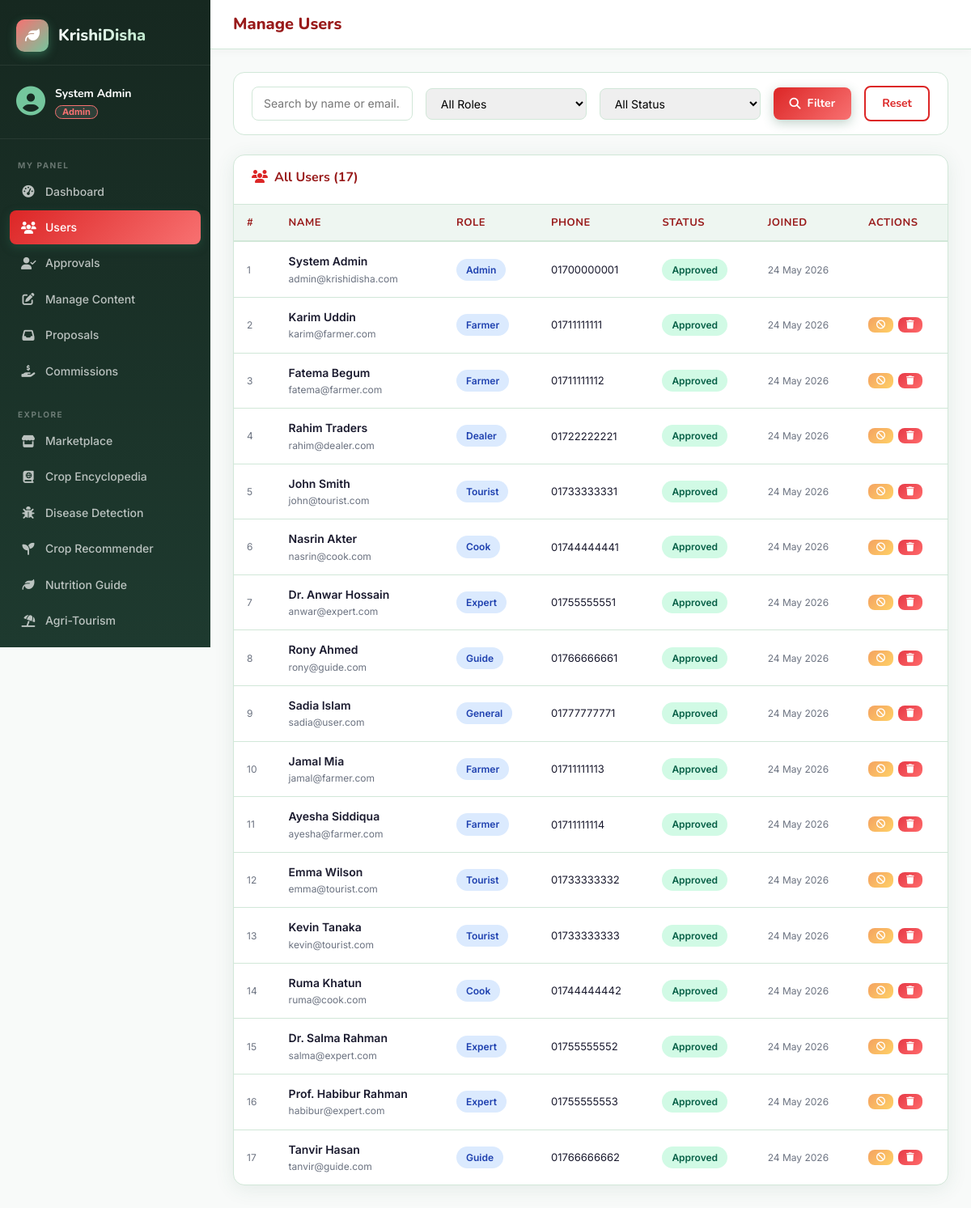
The page /admin/users.php (signed in) on the database its author committed.
### tables this page shows
CREATE TABLE USER (
    id INT AUTO_INCREMENT PRIMARY KEY,
    name VARCHAR(100) NOT NULL,
    email VARCHAR(150) NOT NULL UNIQUE,
    password_hash VARCHAR(255) NOT NULL,
    phone VARCHAR(20),
    role ENUM('admin','farmer','dealer','tourist','cook','expert','guide','general') NOT NULL,
    status ENUM('pending','approved','suspended') NOT NULL DEFAULT 'pending',
    email_verified TINYINT(1) NOT NULL DEFAULT 0,
    profile_image VARCHAR(255) DEFAULT 'assets/images/default_avatar.png',
    created_at TIMESTAMP DEFAULT CURRENT_TIMESTAMP
);

### admin/users.php (the view, shortened to what this page needs)
<?php
require_once __DIR__ . '/../config/db.php';
$search        = trim($_GET['q'] ?? '');
$where = ['1=1']; $params = [];
$sql   = "SELECT * FROM USER WHERE " . implode(' AND ', $where) . " ORDER BY created_at DESC";
$stmt  = $pdo->prepare($sql);
$stmt->execute($params);
$users = $stmt->fetchAll();
?>
<?php include __DIR__ . '/../includes/header.php'; ?>
<div class="layout-wrapper">
<?php include __DIR__ . '/../includes/sidebar.php'; ?>
<div class="main-content">
    <div class="topbar">
        <div class="d-flex align-items-center gap-3">
            <div class="topbar-title">Manage Users</div>
        </div>
    </div>
    <div class="page-body">
        <form class="filter-bar" method="GET">
            <input type="text" name="q" placeholder="Search by name or email..." value="<?= htmlspecialchars($search) ?>">
            <select name="role">
                <option value="">All Roles</option>
            </select>
            <select name="status">
                <option value="">All Status</option>
            </select>
            <button type="submit" class="btn-kd btn-kd-primary"><i class="fa-solid fa-search"></i> Filter</button>
            <a href="users.php" class="btn-kd btn-kd-outline">Reset</a>
        </form>
        <div class="card-kd">
            <div class="card-header-kd">
                <h5><i class="fa-solid fa-users me-2" style="color:var(--primary);"></i>All Users (<?= count($users) ?>)</h5>
            </div>
            <div class="card-body-kd p-0">
                <table class="table-kd">
                    <thead><tr><th>#</th><th>Name</th><th>Role</th><th>Phone</th><th>Status</th><th>Joined</th><th>Actions</th></tr></thead>
                    <tbody>
                    <?php foreach ($users as $u): ?>
                    <tr>
                        <td style="color:var(--text-muted); font-size:12px;"><?= $u['id'] ?></td>
                        <td>
                            <div style="font-weight:600;"><?= htmlspecialchars($u['name']) ?></div>
                            <div style="font-size:12px; color:var(--text-muted);"><?= htmlspecialchars($u['email']) ?></div>
                        </td>
                        <td><span class="badge-kd badge-info"><?= ucfirst($u['role']) ?></span></td>
                        <td style="font-size:13px;"><?= htmlspecialchars($u['phone'] ?? '—') ?></td>
                        <td>
                            <?php $cls = ['approved'=>'badge-success','pending'=>'badge-warning','suspended'=>'badge-danger']; ?>
                            <span class="badge-kd <?= $cls[$u['status']] ?? 'badge-muted' ?>"><?= ucfirst($u['status']) ?></span>
                        </td>
                        <td style="font-size:12px; color:var(--text-muted);"><?= date('d M Y', strtotime($u['created_at'])) ?></td>
                        <td>
                            <div style="display:flex; gap:6px; flex-wrap:wrap;">
                                <?php if ($u['status'] !== 'suspended' && $u['role'] !== 'admin'): ?>
                                <a href="?suspend=<?= $u['id'] ?>" class="btn-kd btn-kd-gold" style="padding:4px 10px; font-size:11px; color:#fff;" data-confirm="Suspend this user?"><i class="fa-solid fa-ban"></i></a>
                                <?php endif; ?>
                                <?php if ($u['role'] !== 'admin'): ?>
                                <a href="?delete=<?= $u['id'] ?>" class="btn-kd btn-kd-danger" style="padding:4px 10px; font-size:11px;" data-confirm="DELETE this user? This cannot be undone."><i class="fa-solid fa-trash"></i></a>
                                <?php endif; ?>
                            </div>
                        </td>
                    </tr>
                    <?php endforeach; ?>
                    </tbody>
                </table>
            </div>
        </div>
    </div>
</div>
</div>
<?php include __DIR__ . '/../includes/footer.php'; ?>

### assets/css/style.css (style rules this page uses)
:root { --primary: #2d6a4f; --primary-light: #52b788; --primary-dark: #1b4332; --accent: #74c69d; --accent2: #b7e4c7; --accent3: #d8f3dc; --gold: #f4a261; --gold-light: #ffd166; --danger: #e63946; --warning: #f4a261; --info: #4895ef; --dark: #0d1b14; --dark2: #162820; --dark3: #1e3a2f; --surface: #ffffff; --surface2: #f8faf9; --surface3: #eef6f1; --text: #1a1a2e; --text-muted: #6b7280; --border: #d1e7d8; --sidebar-w: 260px; --radius: 14px; --radius-sm: 8px; --shadow: 0 4px 24px rgba(45,106,79,0.10); --shadow-lg: 0 8px 40px rgba(45,106,79,0.18); --transition: 0.25s cubic-bezier(0.4,0,0.2,1); }
*, *::before, *::after { box-sizing: border-box; margin: 0; padding: 0; }
html { scroll-behavior: smooth; }
body { font-family: 'Inter', sans-serif; font-size: 15px; color: var(--text); background: var(--surface2); line-height: 1.6; }
h1,h2,h3,h4,h5,h6 { font-family: 'Nunito', sans-serif; font-weight: 700; }
a { text-decoration: none; color: inherit; }
.layout-wrapper { display: flex; min-height: 100vh; }
.main-content { margin-left: var(--sidebar-w); flex: 1; display: flex; flex-direction: column; min-height: 100vh; }
.topbar { background: var(--surface); border-bottom: 1px solid var(--border); padding: 14px 28px; display: flex; align-items: center; justify-content: space-between; position: sticky; top: 0; z-index: 100; box-shadow: 0 2px 12px rgba(0,0,0,0.04); }
.topbar-title { font-family: 'Nunito', sans-serif; font-size: 20px; font-weight: 800; color: var(--primary-dark); }
.page-body { padding: 28px; flex: 1; }
.card-kd { background: var(--surface); border: 1px solid var(--border); border-radius: var(--radius); box-shadow: var(--shadow); transition: transform var(--transition), box-shadow var(--transition); overflow: hidden; }
.card-kd .card-header-kd { padding: 18px 22px 14px; border-bottom: 1px solid var(--border); display: flex; align-items: center; justify-content: space-between; }
.card-kd .card-header-kd h5 { font-size: 16px; font-weight: 700; color: var(--primary-dark); }
.card-kd .card-body-kd { padding: 20px 22px; }
.btn-kd { display: inline-flex; align-items: center; gap: 8px; padding: 9px 20px; border-radius: var(--radius-sm); font-family: 'Nunito', sans-serif; font-weight: 700; font-size: 14px; border: none; cursor: pointer; transition: all var(--transition); text-decoration: none; }
.btn-kd-primary { background: linear-gradient(135deg, var(--primary), var(--primary-light)); color: #fff; box-shadow: 0 4px 14px rgba(45,106,79,0.3); }
.btn-kd-outline { background: transparent; border: 2px solid var(--primary); color: var(--primary); }
.btn-kd-danger { background: linear-gradient(135deg, var(--danger), #ff6b6b); color: #fff; }
.btn-kd-gold { background: linear-gradient(135deg, var(--gold), var(--gold-light)); color: #fff; }
.table-kd { width: 100%; border-collapse: collapse; }
.table-kd thead th { background: var(--surface3); color: var(--primary-dark); font-family: 'Nunito', sans-serif; font-weight: 700; font-size: 13px; letter-spacing: 0.5px; text-transform: uppercase; padding: 12px 16px; border-bottom: 2px solid var(--border); }
.table-kd tbody td { padding: 13px 16px; border-bottom: 1px solid var(--border); font-size: 14px; vertical-align: middle; transition: background var(--transition); }
.table-kd tbody tr:last-child td { border-bottom: none; }
.badge-kd { display: inline-flex; align-items: center; gap: 5px; padding: 4px 12px; border-radius: 20px; font-size: 12px; font-weight: 600; }
.badge-success { background: #d1fae5; color: #065f46; }
.badge-info { background: #dbeafe; color: #1e40af; }
.filter-bar { background: var(--surface); border: 1px solid var(--border); border-radius: var(--radius); padding: 16px 22px; margin-bottom: 24px; display: flex; gap: 16px; align-items: center; flex-wrap: wrap; }
.filter-bar input, .filter-bar select { flex: 1; min-width: 160px; padding: 9px 14px; border: 1.5px solid var(--border); border-radius: var(--radius-sm); font-size: 14px; outline: none; transition: border-color var(--transition); }

### rows shown on the page
user: id "1", name "System Admin", email "admin@krishidisha.com", role "Admin", phone "01700000001", status "Approved", created_at "24 May 2026"
user: id "2", name "Karim Uddin", email "karim@farmer.com", role "Farmer", phone "01711111111", status "Approved", created_at "24 May 2026"
user: id "3", name "Fatema Begum", email "fatema@farmer.com", role "Farmer", phone "01711111112", status "Approved", created_at "24 May 2026"
user: id "4", name "Rahim Traders", email "rahim@dealer.com", role "Dealer", phone "01722222221", status "Approved", created_at "24 May 2026"
user: id "5", name "John Smith", email "john@tourist.com", role "Tourist", phone "01733333331", status "Approved", created_at "24 May 2026"
user: id "6", name "Nasrin Akter", email "nasrin@cook.com", role "Cook", phone "01744444441", status "Approved", created_at "24 May 2026"
user: id "7", name "Dr. Anwar Hossain", email "anwar@expert.com", role "Expert", phone "01755555551", status "Approved", created_at "24 May 2026"
user: id "8", name "Rony Ahmed", email "rony@guide.com", role "Guide", phone "01766666661", status "Approved", created_at "24 May 2026"
user: id "9", name "Sadia Islam", email "sadia@user.com", role "General", phone "01777777771", status "Approved", created_at "24 May 2026"
user: id "10", name "Jamal Mia", email "jamal@farmer.com", role "Farmer", phone "01711111113", status "Approved", created_at "24 May 2026"
user: id "11", name "Ayesha Siddiqua", email "ayesha@farmer.com", role "Farmer", phone "01711111114", status "Approved", created_at "24 May 2026"
user: id "12", name "Emma Wilson", email "emma@tourist.com", role "Tourist", phone "01733333332", status "Approved", created_at "24 May 2026"
user: id "13", name "Kevin Tanaka", email "kevin@tourist.com", role "Tourist", phone "01733333333", status "Approved", created_at "24 May 2026"
user: id "14", name "Ruma Khatun", email "ruma@cook.com", role "Cook", phone "01744444442", status "Approved", created_at "24 May 2026"
user: id "15", name "Dr. Salma Rahman", email "salma@expert.com", role "Expert", phone "01755555552", status "Approved", created_at "24 May 2026"
user: id "16", name "Prof. Habibur Rahman", email "habibur@expert.com", role "Expert", phone "01755555553", status "Approved", created_at "24 May 2026"
user: id "17", name "Tanvir Hasan", email "tanvir@guide.com", role "Guide", phone "01766666662", status "Approved", created_at "24 May 2026"

### other values the page prints
$userName "System Admin"
$role "Admin"
$item['label'] "Dashboard"
$item['label'] "Users"
$item['label'] "Approvals"
$item['label'] "Manage Content"
$item['label'] "Proposals"
$item['label'] "Commissions"
$item['label'] "Marketplace"
$item['label'] "Crop Encyclopedia"
$item['label'] "Disease Detection"
$item['label'] "Crop Recommender"
$item['label'] "Nutrition Guide"
$item['label'] "Agri-Tourism"
count($users) "17"
